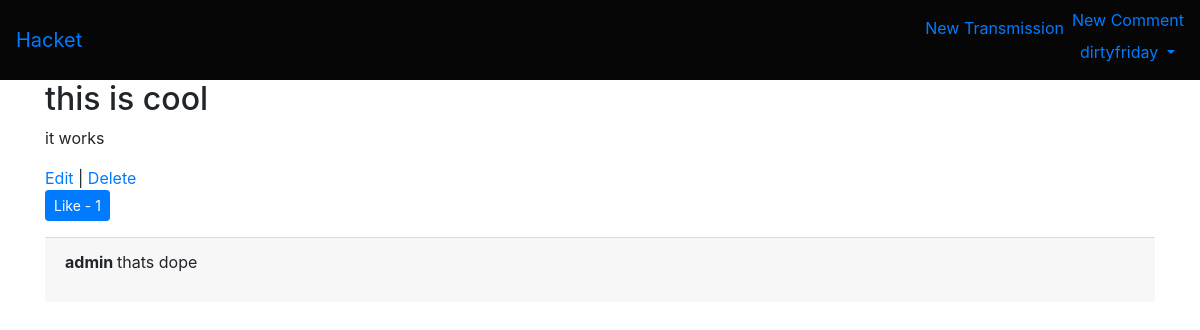
Screenshot of /Transmission/5/ (signed in) with the database file from the repository.
### accounts/models.py (models this page shows)
class CustomUser(AbstractUser):
    age = models.PositiveIntegerField(null=True, blank=True)
    bio = models.TextField(max_length=255, null=True, blank=True)

### transmissions/models.py (models this page shows, shortened)
class Transmission(models.Model):
    title = models.CharField(max_length=200, default=200,)
    author = models.ForeignKey('accounts.CustomUser', on_delete=models.CASCADE, default="Joe")
    body = models.TextField()
    likes = models.ManyToManyField(CustomUser, related_name='transmission_like')
    def total_likes(self):
        return self.likes.count()

class Comment(models.Model):
    transmission = models.ForeignKey(
        Transmission,
        on_delete=models.CASCADE,
        related_name='comments',
        )
    comment = models.CharField(max_length=140)
    author = models.ForeignKey(
        get_user_model(),
        on_delete=models.CASCADE,
    )
    def __str__(self):
        return self.comment

### transmissions/views.py (the view)
# urls.py: path('Transmission/<int:pk>/', TransmissionDetailView.as_view(), name='transmission_detail'),
class TransmissionDetailView(DetailView):
    model = Transmission
    template_name = 'transmission_detail.html'
    def get_context_data(self, *args, **kwargs):
        context = super(TransmissionDetailView, self).get_context_data(*args, **kwargs)
        stuff = get_object_or_404(Transmission, id=self.kwargs['pk'])
        total_likes = stuff.total_likes()
        context["total_likes"] = total_likes
        return context

### templates/transmission_detail.html (shortened to what this page needs)
{% extends 'base.html' %}
{% block content %}
    <div class="post-entry">
        <h2>{{ object.title }}</h2>
        <p>{{ object.body }}</p>
    </div>
    {% if user.is_authenticated %}
        <a href="{% url 'transmission_edit' object.pk %}">Edit</a> | <a href="{% url 'transmission_delete' object.pk %}">Delete</a></a>
        <br/>
        <form action="{% url 'like_transmission' transmission.pk %}" method="POST">
            <button type="submit", name="transmission_id", value="{{ transmission.id }}", class="btn btn-primary btn-sm">Like - {{ total_likes }}</button>
        </form>
    {% endif %}
    <div class="card-footer">
        {% for comment in transmission.comments.all %}
        <p>
            <span class="font-weight-bold">
                {{ comment.author }}
            </span>
            {{ comment }}
        </p>
        {% endfor %}
    </div>
{% endblock content %}

### templates/base.html (shortened to what this page needs)
{% load static %}
<html>
    <head>
        <link rel="stylesheet" href="{% static 'css/base.css' %}">
        <link rel="stylesheet" href="https://cdn.jsdelivr.net/npm/bootstrap@4.5.3/dist/css/bootstrap.min.css">
    </head>
    <body>
        <nav class="navbar navbar-expand-lg">
            <a class="navbar-brand" href="{% url 'home' %}">Hacket</a>
            <div class="collapse navbar-collapse" id="navbarSupportedContent">
                {% if user.is_authenticated %}
                    <ul class="navbar-nav ml-auto">
                        <li class="nav-item">
                            <a class="nav-link" href="{% url 'transmission_new' %}">New Transmission</a>
                        </li>
                        <li class="nav-item">
                            <a href="{% url 'comment_new' %}">New Comment</a>
                            <a class="nav-link dropdown-toggle" href="#"
                                id="navbarDropdown" role="button" data-toggle="dropdown"
                                aria-haspopup="true" aria-expanded="false">
                                {{ user.username }}
                            </a>
                        </li>
                    </ul>
                {% else %}
                    <form class="form-inline ml-auto">
                        <a href="{% url 'login' %}" class="btn btn-outline-secondary">Log In</a>
                        <a href="{% url 'signup' %}" class="btn btn-primary ml-2">Sign up</a>
                    </form>
                {% endif %}
            </div>
        </nav>
        <main>
            <div class="container">
                {% block content %}
                {% endblock content %}
            </div>
        </main>
    </body>
</html>

### static/css/base.css (style rules this page uses)
nav { background-color:rgb(6, 6, 7); }

### rows the page displays
CustomUser: username "dirtyfriday"
Transmission: title "this is cool", body "it works"
Comment: author "admin", comment "thats dope"

### other values shown
{{ total_likes }} "1"
